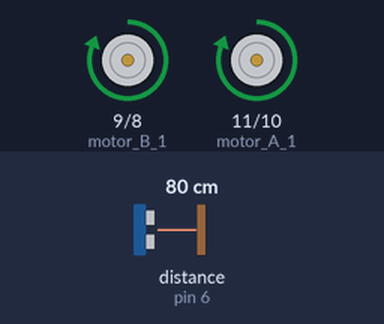
This sketch was run on a simulated Arduino Uno, built with avr-gcc and run on an emulated ATmega328P. Parts: motor-driver pin pairs drawn as motors (green arrow = first pin HIGH = forward, orange = second pin HIGH = backward, longer = more drive). Wiring (inferred from the names in the program): ultrasonic range finder: trigger pin 5; echo pin 6. The test bench sets the inputs (shaded band); at power-on: distance to the obstacle (sensor on pin 6) 80 cm. The echo pulse lasts 58.3 µs per cm.

Above: at 1.2 s.
1.3 s: distance to the obstacle (sensor on pin 6) set to 10 cm
2.8 s: distance to the obstacle (sensor on pin 6) set to 7 cm
At 3.8 s:
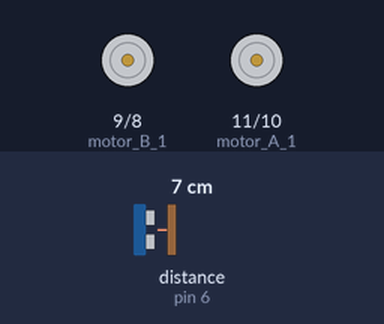
At 4.63 s:
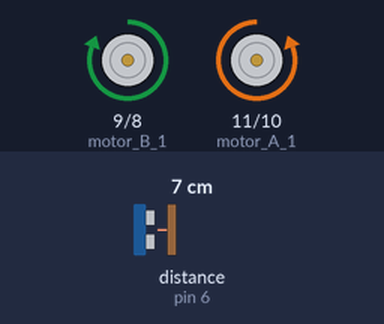
Timing chart, 0 to 11.8 s (numbered marks = the images above; inputs shaded):
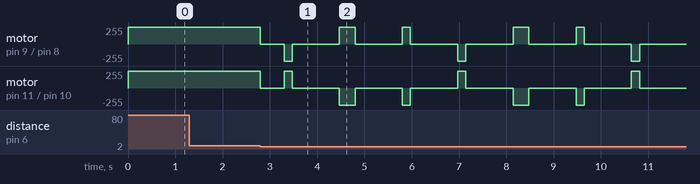

Measured:
- the behaviour switches between 9 and 8 cm on distance to the obstacle (sensor on pin 6) (found by bisection; images 0 and 1)
- after the input at 1.3 s, every drawn part: stays the same

The sketch:

obstrucle_code.ino
```cpp
#define echoPinFront 6
#define trigPinFront 5
int motor_A_1 = 11;
int motor_A_2 = 10;
int motor_B_1 = 9;
int motor_B_2 = 8;
boolean isNear();
void stopMotor();
void forwardDerection();
void reverseDerection();
void leftDerection();
void rightDerection();
void setup() {
  pinMode(motor_A_1, OUTPUT);
  pinMode(motor_A_2, OUTPUT);
  pinMode(motor_B_1, OUTPUT);
  pinMode(motor_B_2, OUTPUT);
  pinMode(trigPinFront, OUTPUT);
  pinMode(echoPinFront, INPUT);
}

void loop() {
  if (isNear()) {
    stopMotor();
    leftDerection();
    delay(170);
    stopMotor();
    if (isNear()) {
      stopMotor();
      rightDerection();
      delay(330);
      stopMotor();
      if (isNear()) {
        stopMotor();
        rightDerection();
        delay(170);
        stopMotor();
      }
    }
  }
  else {
    forwardDerection();
  }
}

boolean isNear() {
  digitalWrite(trigPinFront, LOW);
  delayMicroseconds(2);
  digitalWrite(trigPinFront, HIGH);
  delayMicroseconds(10);
  digitalWrite(trigPinFront, LOW);

  if (pulseIn(echoPinFront, HIGH) >= 500) {
    return false;
  }
  return true;
}

void stopMotor() {
  digitalWrite(motor_A_1, LOW);
  digitalWrite(motor_A_2, LOW);
  digitalWrite(motor_B_1, LOW);
  digitalWrite(motor_B_2, LOW);
  delay(500);
}

void forwardDerection() {
  digitalWrite(motor_A_1, HIGH);
  digitalWrite(motor_A_2, LOW);
  digitalWrite(motor_B_1, HIGH);
  digitalWrite(motor_B_2, LOW);
}
void reverseDerection() {
  digitalWrite(motor_A_1, LOW);
  digitalWrite(motor_A_2, HIGH);
  digitalWrite(motor_B_1, LOW);
  digitalWrite(motor_B_2, HIGH);
}
void leftDerection() {
  digitalWrite(motor_A_1, HIGH);
  digitalWrite(motor_A_2, LOW);
  digitalWrite(motor_B_1, LOW);
  digitalWrite(motor_B_2, HIGH);
}
void rightDerection() {
  digitalWrite(motor_A_1, LOW);
  digitalWrite(motor_A_2, HIGH);
  digitalWrite(motor_B_1, HIGH);
  digitalWrite(motor_B_2, LOW);
}
```
